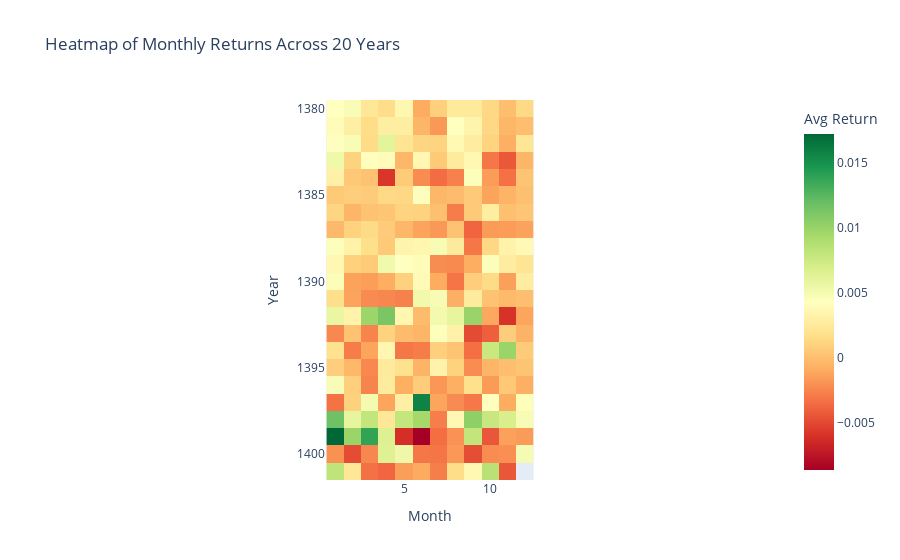

Notebook cell for this chart:
### Markdown cell above
1. Weekdays section (left):
We have arranged the days of the week according to the Iranian stock exchange calendar (Saturday to Wednesday).

Wednesday effect: If the Wednesday bar is shorter or red, it means that the market tends to liquidate before the holidays.

2. Months section (right):
This chart shows which months of the year were more profitable on average.

### Code cell
# Create a Pivot Table for Heatmap: Years vs Months

time_df['year'] = time_df['date'].apply(lambda x: jdatetime.date.fromgregorian(date=x.date()).year)
time_df['month'] = time_df['date'].apply(lambda x: jdatetime.date.fromgregorian(date=x.date()).month)


heatmap_data = time_df.pivot_table(index='shamsi_year', columns='shamsi_month', values='return', aggfunc='mean')

heatmap_data = time_df.pivot_table(index='year', columns='month', values='return', aggfunc='mean')

fig_heatmap = px.imshow(
    heatmap_data, 
    labels=dict(x="Month", y="Year", color="Avg Return"),
    x=heatmap_data.columns,
    y=heatmap_data.index,
    color_continuous_scale='RdYlGn',
    title="Heatmap of Monthly Returns Across 20 Years"
)

fig_heatmap.show()

### Figure 1 — Plotly figure (JSON) as saved in the notebook; plotly's stock layout.template omitted (floating-point values rounded to 4 significant figures; data arrays with more than 128 entries replaced by an {"elided": "..."} marker saying what was removed)
{"data": [{"coloraxis": "coloraxis", "hovertemplate": "Month: %{x}<br>Year: %{y}<br>Avg Return: %{z}<extra></extra>", "name": "0", "type": "heatmap", "x": [1, 2, 3, 4, 5, 6, 7, 8, 9, 10, 11, 12], "xaxis": "x", "y": [1380, 1381, 1382, 1383, 1384, 1385, 1386, 1387, 1388, 1389, 1390, 1391, 1392, 1393, 1394, 1395, 1396, 1397, 1398, 1399, 1400, 1401], "yaxis": "y", "z": {"elided": "22x12 float values"}}], "layout": {"coloraxis": {"colorbar": {"title": {"text": "Avg Return"}}, "colorscale": [[0, "rgb(165,0,38)"], [0.1, "rgb(215,48,39)"], [0.2, "rgb(244,109,67)"], [0.3, "rgb(253,174,97)"], [0.4, "rgb(254,224,139)"], [0.5, "rgb(255,255,191)"], [0.6, "rgb(217,239,139)"], [0.7, "rgb(166,217,106)"], [0.8, "rgb(102,189,99)"], [0.9, "rgb(26,152,80)"], [1, "rgb(0,104,55)"]]}, "title": {"text": "Heatmap of Monthly Returns Across 20 Years"}, "xaxis": {"anchor": "y", "constrain": "domain", "domain": [0, 1], "scaleanchor": "y", "title": {"text": "Month"}}, "yaxis": {"anchor": "x", "autorange": "reversed", "constrain": "domain", "domain": [0, 1], "title": {"text": "Year"}}}}
